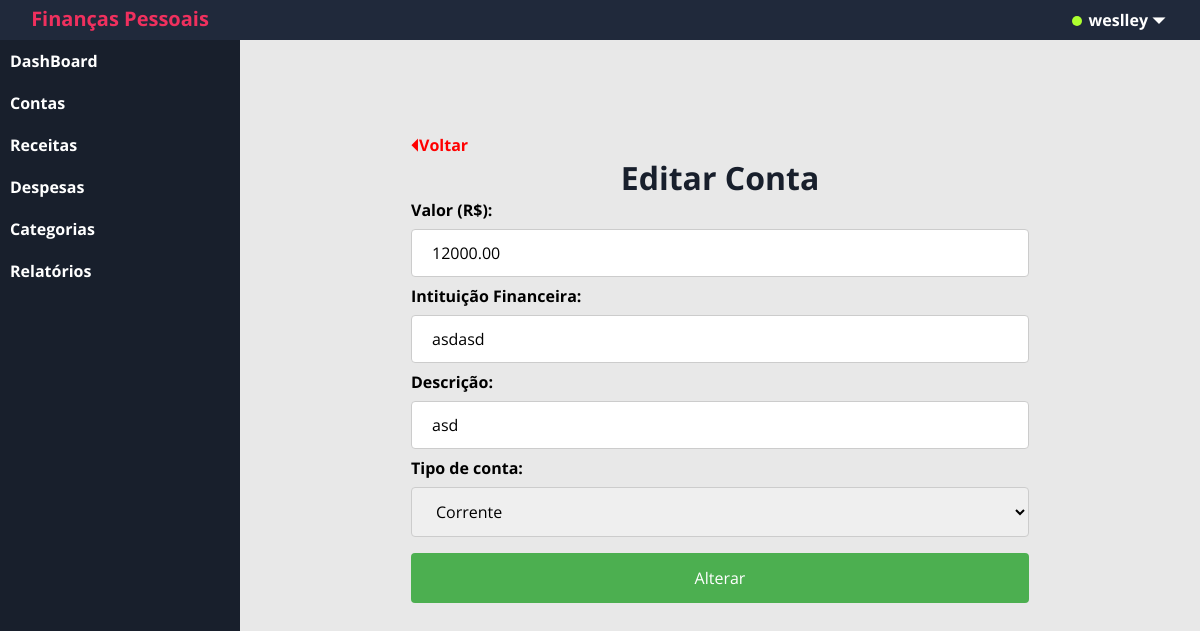
Page /?c=contas&m=editar&id=12 (signed in) on the committed database.
### tables this page shows
CREATE TABLE `conta` (
  `id` int(11) NOT NULL,
  `valor` double(10,2) NOT NULL,
  `instFinanca` varchar(60) NOT NULL,
  `descricao` varchar(60) NOT NULL,
  `tipo_conta` varchar(8) NOT NULL,
  `id_usuario` int(11) NOT NULL
);

### app/controller/Contas.php (called while the page is built, shortened)
<?php
class Contas extends Controller
    {
        public function editar()
        {
            if(!$id = Validacao::id('id')){header('location: ./?c=contas');exit;}
            try {
                $conta = Conta::find($id);
            }
            catch(\Exception $e)
            {
                Transaction::rollback();
                echo $e->getMessage();
            }
            $this->view([
                'template/header',
                'conta/editar',
                'template/footer'
            ],[
                'usuario_logado' => Usuario::get('nome'),
                'contaItem'      => $conta,
                'msg'            => FlashMessage::get()
            ]);
        }
    }

### app/model/Record.php (called while the page is built, shortened)
<?php
    abstract class Record
    {
        protected array $data;
        public function __set($prop,$value)
        {
           if(method_exists($this,'set_'.$prop))
           {
            call_user_func(array($this,'set_'.$prop),$value);
           }
           else
           {
               if($value == null)
               {
                   unset($this->data[$prop]);
               }
               else{
                   $this->data[$prop] = $value;
               }
           }
        }
        public function __get($prop)
        {
           if(method_exists($this,'get_'.$prop))
           {
            return call_user_func(array($this,'get_'.$prop));
           }
           else
           {
               if(isset($this->data[$prop]))
               {
                   return $this->data[$prop];
               }
           }
        }
        public function getEntity()
        {
            $class = get_class($this);
            return constant("{$class}::TABLENAME");
        }
        public function load($id)
        {
            $sql  = "SELECT * FROM {$this->getEntity()} ";
            $sql .= " WHERE id=".(int) $id;
            if($conn = Transaction::get())
            {
                $result = $conn->query($sql);
                if($result)
                {
                    $object = $result->fetchObject(get_class($this));
                }
                return $object;
            }
            else
            {
                throw new \Exception('Não há transação ativa!');
            }
        }
        public static function find($id)
        {
            $ar = new $classname;
            return $ar->load($id);
        }
    }

### app/view/conta/editar.php (the view, shortened to what this page needs)
<div id="form-editar-conta">
    <a href="./?c=contas" class="voltar">&#9204;Voltar</a>
    <h1 id="titulo-conta">Editar Conta</h1>
    <form action="./?c=contas&m=editar&id=<?= $_GET['id'] ?>" method="POST">
        <label for="fname">Valor (R$):</label>
        <input type="number" step="0.01" name="valor" min="0.01" placeholder="0,00" value="<?=$contaItem->valor?>">
        <label for="instFinanceira">Intituição Financeira:</label>
        <input type="text" id="fname" name="instFinanceira" placeholder="Intituição Financeira..." value="<?=$contaItem->instFinanca?>">
        <label for="fname">Descrição:</label>
        <input type="text" id="fname" name="descricao" placeholder="Descrição..." value="<?=$contaItem->descricao?>">
        <label for="tipo_conta">Tipo de conta: </label>
        <select name="tipo_conta">
            <option value="corrente" <?= $contaItem->tipo_conta == 'corrente' ? 'Selected': '' ?>>Corrente</option>
        </select>
        <input type="submit" value="Alterar">
    </form>
</div>

### app/controller/Controller.php (shortened to what this page needs)
<?php
    abstract class Controller
    {
        protected function view(array $templates,array $dados = array())
        {
            foreach($templates as $template)
            {
                require_once __DIR__."/../view/{$template}.php";
            }
        }
    }

### assets/css/style.css (style rules this page uses)
* { padding: 0px; margin: 0px; font-family: 'Open Sans', sans-serif; box-sizing: border-box; }
input,select { font-size: 16px; }
label { font-weight: bold; }
#titulo-conta { text-align: center; font-weight: bold; color: #181F2C; }
#form-editar-conta input[type=text],#form-editar-conta input[type=number] ,#form-editar-conta select { width: 100%; padding: 12px 20px; margin: 8px 0; display: inline-block; border: 1px solid #ccc; border-radius: 4px; box-sizing: border-box; }
#form-editar-conta input[type=submit] { width: 100%; background-color: #4CAF50; color: white; padding: 14px 20px; margin: 8px 0; border: none; border-radius: 4px; cursor: pointer; }
#form-editar-conta { border-radius: 5px; width: 70%; margin: 8vh auto 0 auto ; padding: 20px; }
.voltar { text-decoration: none; color: red; font-weight: bold; }

### rows in the picture
conta: valor "12000.00", instFinanceira "asdasd", descricao "asd"
